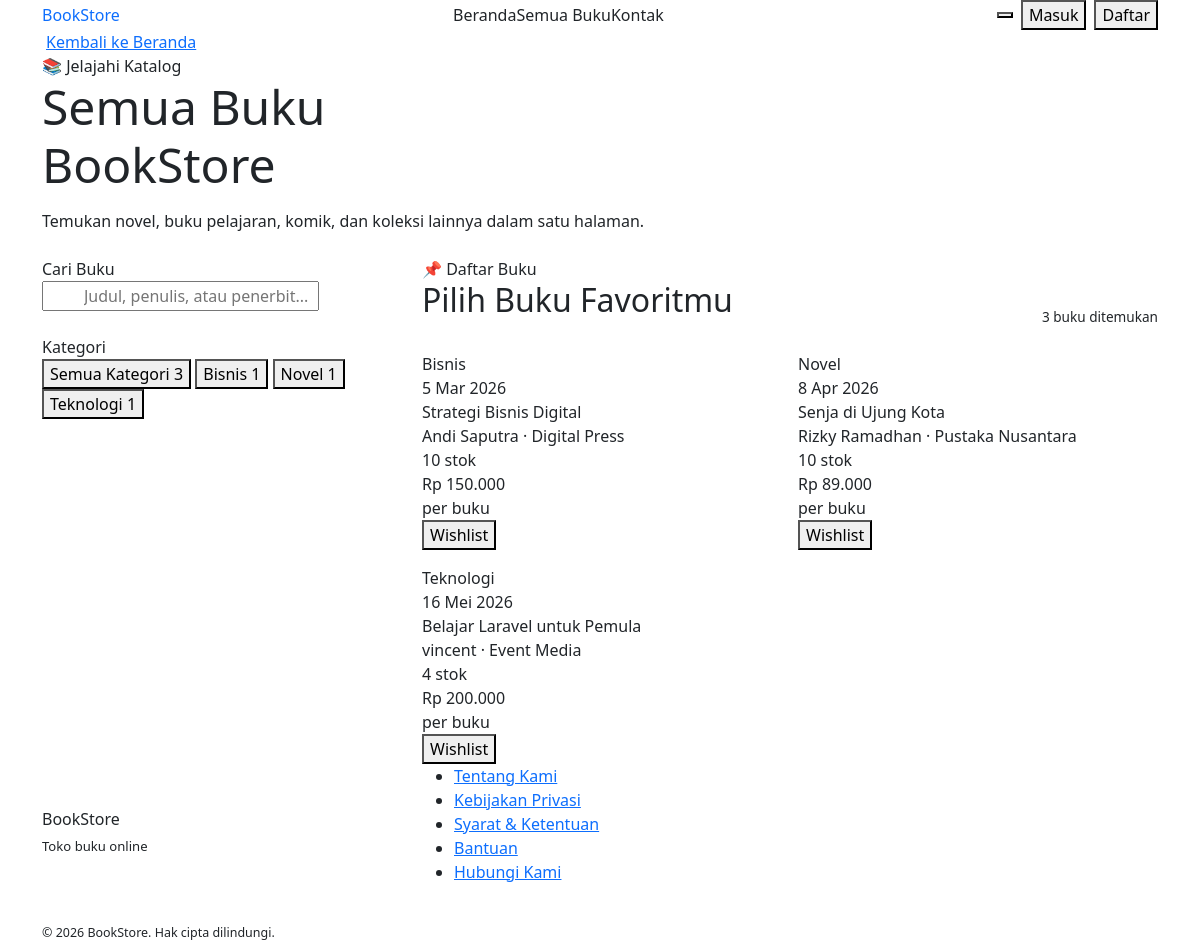
The app's page /users/modules/semua-buku/index.php with its own data.
### tables this page shows
CREATE TABLE `m_kategori` (
  `id` int NOT NULL,
  `initial` varchar(100) NOT NULL,
  `nama_kategori` varchar(100) NOT NULL,
  `is_active` tinyint DEFAULT '1',
  `created_at` datetime DEFAULT CURRENT_TIMESTAMP,
  `created_by` int DEFAULT NULL,
  `updated_at` datetime DEFAULT NULL,
  `updated_by` int DEFAULT NULL
);

CREATE TABLE `m_buku` (
  `id` int NOT NULL,
  `id_kategori` int NOT NULL,
  `judul_buku` varchar(200) NOT NULL,
  `deskripsi` text,
  `penulis` varchar(200) DEFAULT NULL,
  `penerbit` varchar(100) NOT NULL,
  `tahun_penerbit` date NOT NULL,
  `harga` decimal(10,2) NOT NULL DEFAULT '0.00',
  `stok` int DEFAULT '0',
  `gambar` varchar(255) DEFAULT NULL,
  `is_active` tinyint DEFAULT '1',
  `created_at` datetime DEFAULT NULL,
  `created_by` int DEFAULT NULL,
  `updated_at` datetime DEFAULT NULL,
  `updated_by` int DEFAULT NULL
);

### function/users/events.php (called while the page is built, shortened)
<?php
function user_event_gambar_url($filename)
{
    return BASE_URL . 'assets/admin/img/buku/' . ltrim($filename, '/');
}
function user_format_tanggal_card($datetime)
{
    $ts = strtotime($datetime);
    $bulan = ['', 'Jan', 'Feb', 'Mar', 'Apr', 'Mei', 'Jun', 'Jul', 'Agu', 'Sep', 'Okt', 'Nov', 'Des'];
    return date('j', $ts) . ' ' . $bulan[(int) date('n', $ts)] . ' ' . date('Y', $ts);
}
function user_event_cat_class($nama_kategori)
{
    $key = strtolower(trim((string) $nama_kategori));
    $map = [
        'musik' => 'cat-music',
        'musik & konser' => 'cat-music',
        'teknologi' => 'cat-tech',
        'kuliner' => 'cat-food',
        'olahraga' => 'cat-sports',
        'seni & budaya' => 'cat-art',
        'seni' => 'cat-art',
        'bisnis' => 'cat-tech',
        'pendidikan' => 'cat-tech',
        'fiksi' => 'cat-art',
        'non-fiksi' => 'cat-tech',
        'anak' => 'cat-food',
    ];
    return $map[$key] ?? 'cat-default';
}
function user_event_cat_icon($nama_kategori)
{
    $key = strtolower(trim((string) $nama_kategori));
    $map = [
        'musik' => '🎵',
        'musik & konser' => '🎵',
        'teknologi' => '💻',
        'kuliner' => '🍜',
        'olahraga' => '⚽',
        'seni & budaya' => '🎨',
        'seni' => '🎨',
        'bisnis' => '📊',
        'pendidikan' => '📚',
        'fiksi' => '📖',
        'anak' => '🧸',
    ];
    return $map[$key] ?? '📚';
}
function user_kategori_slug($nama_kategori)
{
    return strtolower(preg_replace('/[^a-z0-9]/', '', (string) $nama_kategori));
}
function get_user_kategori_buku_counts($conn)
{
    $counts = ['total' => 0, 'categories' => []];
    $total_query = mysqli_query($conn, 'SELECT COUNT(*) AS total FROM m_buku WHERE is_active = 1');
    if ($total_query && ($row = mysqli_fetch_assoc($total_query))) {
        $counts['total'] = (int) ($row['total'] ?? 0);
    }
    $query = mysqli_query(
        $conn,
        'SELECT m_kategori.nama_kategori, COUNT(m_buku.id) AS jumlah
         FROM m_buku
         INNER JOIN m_kategori ON m_buku.id_kategori = m_kategori.id
         WHERE m_buku.is_active = 1 AND m_kategori.is_active = 1
         GROUP BY m_kategori.id, m_kategori.nama_kategori
         ORDER BY m_kategori.nama_kategori ASC'
    );
    if ($query) {
        while ($row = mysqli_fetch_assoc($query)) {
            $nama = $row['nama_kategori'] ?? '';
            if ($nama !== '') {
                $counts['categories'][$nama] = (int) ($row['jumlah'] ?? 0);
            }
        }
    }
    return $counts;
}
function get_user_buku($conn, $search = '', $kategori = '', $limit = 7)
{
    $where = ['m_buku.is_active = 1'];
    $search = trim($search);
    $kategori = trim($kategori);
    $where_sql = 'WHERE ' . implode(' AND ', $where);
    $limit_sql = '';
    $query = "SELECT
                m_kategori.nama_kategori,
                m_buku.id,
                m_buku.id_kategori,
                m_buku.judul_buku,
                m_buku.deskripsi,
                m_buku.penulis,
                m_buku.penerbit,
                m_buku.tahun_penerbit,
                m_buku.harga,
                m_buku.stok,
                m_buku.gambar,
                m_buku.is_active
            FROM m_buku
            LEFT JOIN m_kategori ON m_buku.id_kategori = m_kategori.id
            $where_sql
            ORDER BY m_buku.id DESC
            $limit_sql";
    $result = mysqli_query($conn, $query);
    $rows = [];
    if ($result) {
        while ($row = mysqli_fetch_assoc($result)) {
            $rows[] = $row;
        }
    }
    return $rows;
}
function user_event_date_short($date)
{
    return user_format_tanggal_card($date);
}
function user_event_booking_attrs($buku, $cat_name = null, $extra_class = '')
{
    $cat = $cat_name ?? ($buku['nama_kategori'] ?? '-');
    $penulis = trim((string) ($buku['penulis'] ?? ''));
    $penerbit = trim((string) ($buku['penerbit'] ?? ''));
    $meta = $penulis;
    if ($penerbit !== '') {
        $meta = ($meta !== '' ? $penulis . ' · ' : '') . $penerbit;
    }
    $attrs = [
        'data-event-id' => (int) ($buku['id'] ?? 0),
        'data-event-title' => $buku['judul_buku'] ?? '',
        'data-event-harga' => (float) ($buku['harga'] ?? 0),
        'data-event-kuota' => (int) ($buku['stok'] ?? 0),
        'data-event-date' => user_event_date_short($buku['tahun_penerbit'] ?? ''),
        'data-event-location' => $meta,
        'data-event-icon' => user_event_cat_icon($cat),
    ];
    $class = trim('btn-wishlist-trigger ' . $extra_class);
    $html = 'class="' . htmlspecialchars($class, ENT_QUOTES, 'UTF-8') . '"';
    foreach ($attrs as $key => $value) {
        $html .= ' ' . $key . '="' . htmlspecialchars((string) $value, ENT_QUOTES, 'UTF-8') . '"';
    }
    return $html;
}

### function/helpers.php (called while the page is built, shortened)
<?php
function format_rupiah($amount)
{
    return 'Rp ' . number_format((float) $amount, 0, ',', '.');
}
function format_angka_id($number)
{
    return number_format((int) $number, 0, ',', '.');
}
function get_kategori_options($conn, $active_only = true)
{
    $options = [];
    $where = $active_only ? ' WHERE is_active = 1' : '';
    $query = mysqli_query($conn, 'SELECT id, nama_kategori FROM m_kategori' . $where . ' ORDER BY nama_kategori ASC');
    if ($query) {
        while ($row = mysqli_fetch_assoc($query)) {
            $options[] = $row;
        }
    }
    return $options;
}
    ?>

### includes/users/event-grid-all.php (the view, shortened to what this page needs)
<?php
$event_list = $event_list ?? [];
?>
<div class="row g-3" id="allEventsGrid">
    <?php if (empty($event_list)): ?>
        <div class="col-12">
            <div class="text-center py-5" style="color:var(--clr-muted);">
                Belum ada buku aktif saat ini.
            </div>
        </div>
    <?php else: ?>
        <?php foreach ($event_list as $book): ?>
            <?php
            $cat_name = $book['nama_kategori'] ?? '-';
            $cat_slug = user_kategori_slug($cat_name);
            $cat_class = user_event_cat_class($cat_name);
            $gambar_url = user_event_gambar_url($book['gambar'] ?? '');
            $img_style = $gambar_url !== '' ? "background-image:url('" . htmlspecialchars($gambar_url, ENT_QUOTES) . "'); background-size:cover; background-position:center;" : '';
            $terbit_tampil = user_format_tanggal_card($book['tahun_penerbit'] ?? '');
            $penulis = trim((string) ($book['penulis'] ?? ''));
            $penerbit = trim((string) ($book['penerbit'] ?? ''));
            $meta_line = $penulis;
            if ($penerbit !== '') {
                $meta_line = ($meta_line !== '' ? $penulis . ' · ' : '') . $penerbit;
            }
            $search_text = strtolower(
                ($book['judul_buku'] ?? '') . ' '
                . $cat_name . ' '
                . $penulis . ' '
                . $penerbit . ' '
                . ($book['deskripsi'] ?? '')
            );
            ?>
            <div class="col-md-6 event-list-item"
                data-category="<?= htmlspecialchars($cat_slug, ENT_QUOTES) ?>"
                data-search-text="<?= htmlspecialchars($search_text, ENT_QUOTES) ?>">
                <div class="event-card all-event-card" role="button" tabindex="0"
                    data-event-id="<?= (int) ($book['id'] ?? 0) ?>"
                    data-event-title="<?= htmlspecialchars($book['judul_buku'] ?? '', ENT_QUOTES) ?>"
                    data-event-category="<?= htmlspecialchars($cat_name, ENT_QUOTES) ?>"
                    data-event-datetime="<?= htmlspecialchars('Terbit: ' . $terbit_tampil, ENT_QUOTES) ?>"
                    data-event-location="<?= htmlspecialchars($meta_line, ENT_QUOTES) ?>"
                    data-event-description="<?= htmlspecialchars($book['deskripsi'] ?? '', ENT_QUOTES) ?>"
                    data-event-image="<?= htmlspecialchars($gambar_url, ENT_QUOTES) ?>">
                    <div class="card-img-wrapper <?= htmlspecialchars($cat_class) ?> <?= $gambar_url !== '' ? 'has-image' : '' ?>"
                        <?= $img_style !== '' ? 'style="' . $img_style . '"' : '' ?>>
                        <div class="card-badge">
                            <?= htmlspecialchars($cat_name) ?>
                        </div>
                    </div>
                    <div class="card-body-custom">
                        <div class="card-date-row">
                            <i class="bi bi-calendar3"></i> <?= htmlspecialchars($terbit_tampil) ?>
                        </div>
                        <div class="card-title-custom"><?= htmlspecialchars($book['judul_buku'] ?? '') ?></div>
                        <div class="card-location">
                            <i class="bi bi-person-lines-fill"></i> <?= htmlspecialchars($meta_line) ?>
                        </div>
                        <div class="card-seats">
                            <span style="white-space:nowrap;"><?= format_angka_id($book['stok'] ?? 0) ?> stok</span>
                        </div>
                        <div class="card-footer-custom">
                            <div>
                                <div class="card-price"><?= format_rupiah($book['harga'] ?? 0) ?></div>
                                <div class="card-price-label">per buku</div>
                            </div>
                            <button type="button" <?= user_event_booking_attrs($book, $cat_name, 'btn-book') ?>><i class="bi bi-heart-fill"></i> Wishlist</button>
                        </div>
                    </div>
                </div>
            </div>
        <?php endforeach; ?>
    <?php endif; ?>
</div>

### users/modules/semua-buku/index.php (shortened to what this page needs)
<?php
require_once __DIR__ . '/../../../config/database.php';
$search_q = trim($_GET['q'] ?? '');
$filter_kategori = trim($_GET['kategori'] ?? '');
$kategori_list = get_kategori_options($conn, true);
$kategori_counts = get_user_kategori_buku_counts($conn);
$event_list = get_user_buku($conn, '', '', 0);
$total_events = (int) ($kategori_counts['total'] ?? count($event_list));
$active_kategori_slug = $filter_kategori !== '' ? user_kategori_slug($filter_kategori) : '';
?>
<section class="all-events-hero">
  <div class="container position-relative">
    <a href="<?= HOME_URL ?>#buku" class="btn-outline-more mb-4">
      <i class="bi bi-arrow-left me-1"></i> Kembali ke Beranda
    </a>
    <div class="section-label">📚 Jelajahi Katalog</div>
    <h1 class="hero-title mb-3" style="font-size:3rem;">
      Semua Buku<br>
      <span class="highlight">BookStore</span>
    </h1>
    <p class="hero-sub mb-0">
      Temukan novel, buku pelajaran, komik, dan koleksi lainnya dalam satu halaman.
    </p>
  </div>
</section>
<section class="section-gap pt-4">
  <div class="container">
    <div class="row g-4 align-items-start">
      <div class="col-md-4">
        <aside class="all-events-sidebar">
          <div class="mb-4">
            <label class="event-filter-label" for="eventSearch">Cari Buku</label>
            <div class="position-relative">
              <input id="eventSearch" class="event-filter-input" type="text"
                placeholder="Judul, penulis, atau penerbit..."
                value="<?= htmlspecialchars($search_q) ?>"
                style="padding-left:40px;">
            </div>
          </div>
          <div>
            <div class="event-filter-label">Kategori</div>
            <div class="event-category-list">
              <button type="button"
                class="event-category-filter<?= $active_kategori_slug === '' ? ' active' : '' ?>"
                data-category="">
                <span>Semua Kategori</span>
                <span class="event-count-badge"><?= $total_events ?></span>
              </button>
              <?php foreach ($kategori_list as $kategori_item): ?>
                <?php
                $nama_kat = $kategori_item['nama_kategori'] ?? '';
                $kat_slug = user_kategori_slug($nama_kat);
                $kat_count = (int) ($kategori_counts['categories'][$nama_kat] ?? 0);
                $is_active = $active_kategori_slug === $kat_slug;
                ?>
                <button type="button"
                  class="event-category-filter<?= $is_active ? ' active' : '' ?>"
                  data-category="<?= htmlspecialchars($kat_slug, ENT_QUOTES) ?>">
                  <span><?= htmlspecialchars($nama_kat) ?></span>
                  <span class="event-count-badge"><?= $kat_count ?></span>
                </button>
              <?php endforeach; ?>
            </div>
          </div>
        </aside>
      </div>
      <div class="col-md-8">
        <div class="d-flex align-items-end justify-content-between mb-4 flex-wrap gap-3">
          <div>
            <div class="section-label">📌 Daftar Buku</div>
            <h2 class="section-title">Pilih Buku Favoritmu</h2>
          </div>
          <div style="font-size:0.85rem; color:var(--clr-muted);">
            <span id="eventResultCount"><?= count($event_list) ?></span> buku ditemukan
          </div>
        </div>
        <?php require USER_INCLUDES . 'event-grid-all.php'; ?>
      </div>
    </div>
  </div>
</section>
<?php
require_once USER_INCLUDES . 'footer.php';

### records on screen
m_kategori: nama_kategori "Bisnis", nama_kategori "1"
m_kategori: nama_kategori "Novel", nama_kategori "1"
m_kategori: nama_kategori "Teknologi", nama_kategori "1"
m_buku: id_kategori.nama_kategori "Bisnis", tahun_penerbit "5 Mar 2026", judul_buku "Strategi Bisnis Digital", meta_line "Andi Saputra · Digital Press", stok "10", harga "Rp 150.000"
m_buku: id_kategori.nama_kategori "Novel", tahun_penerbit "8 Apr 2026", judul_buku "Senja di Ujung Kota", meta_line "Rizky Ramadhan · Pustaka Nusantara", stok "10", harga "Rp 89.000"
m_buku: id_kategori.nama_kategori "Teknologi", tahun_penerbit "16 Mei 2026", judul_buku "Belajar Laravel untuk Pemula", meta_line "vincent · Event Media", stok "4", harga "Rp 200.000"

### other values on screen
$total_events "3"
count($event_list) "3"
